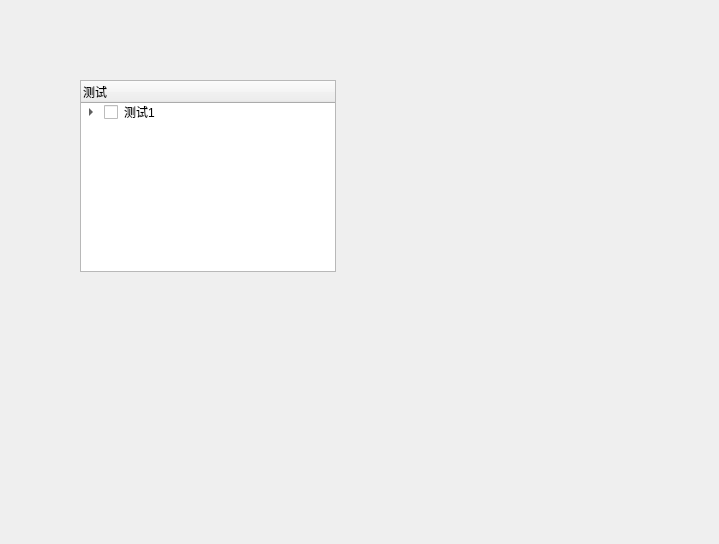
<?xml version="1.0" encoding="UTF-8"?>
<ui version="4.0">
 <class>Form</class>
 <widget class="QWidget" name="Form">
  <property name="geometry">
   <rect>
    <x>0</x>
    <y>0</y>
    <width>719</width>
    <height>544</height>
   </rect>
  </property>
  <property name="windowTitle">
   <string>Form</string>
  </property>
  <widget class="QTreeWidget" name="treeWidget">
   <property name="geometry">
    <rect>
     <x>80</x>
     <y>80</y>
     <width>256</width>
     <height>192</height>
    </rect>
   </property>
   <column>
    <property name="text">
     <string>测试</string>
    </property>
   </column>
   <item>
    <property name="text">
     <string>测试1</string>
    </property>
    <property name="checkState">
     <enum>Unchecked</enum>
    </property>
    <item>
     <property name="text">
      <string>子节点1</string>
     </property>
     <property name="checkState">
      <enum>Unchecked</enum>
     </property>
    </item>
    <item>
     <property name="text">
      <string>字节点2</string>
     </property>
     <property name="checkState">
      <enum>Unchecked</enum>
     </property>
    </item>
    <item>
     <property name="text">
      <string>字节点3</string>
     </property>
     <property name="checkState">
      <enum>Unchecked</enum>
     </property>
    </item>
    <item>
     <property name="text">
      <string>字节点4</string>
     </property>
     <property name="checkState">
      <enum>Unchecked</enum>
     </property>
    </item>
    <item>
     <property name="text">
      <string>字节点5</string>
     </property>
     <property name="checkState">
      <enum>Unchecked</enum>
     </property>
    </item>
   </item>
  </widget>
 </widget>
 <resources/>
 <connections/>
</ui>
